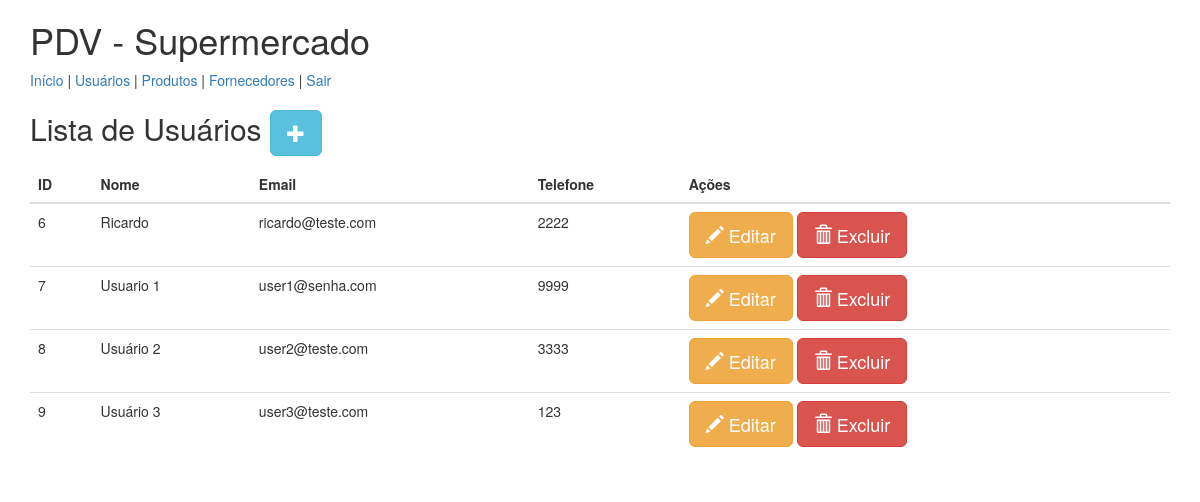
Page /usuarios/index.php on the committed database.
### tables this page shows
CREATE TABLE `usuarios` (
  `id` int(11) NOT NULL,
  `nome` varchar(255) NOT NULL,
  `email` varchar(255) NOT NULL,
  `telefone` varchar(20) NOT NULL,
  `senha` varchar(50) NOT NULL
);

### usuarios/index.php (the view, shortened to what this page needs)
<!DOCTYPE html>
<html lang="en">
<head>
    <link rel="stylesheet" href="https://maxcdn.bootstrapcdn.com/bootstrap/3.3.7/css/bootstrap.min.css">
</head>
<body>
<div class="container mt-5">
    <?php include("../layout/menu.php");?>
    <h2>Lista de Usuários    <a href="adicionar.php" class="btn btn-info btn-lg">
            <span class="glyphicon glyphicon-plus"></span></a></h2>
    <table class="table">
        <thead>
        <tr>
            <th>ID</th>
            <th>Nome</th>
            <th>Email</th>
            <th>Telefone</th>
            <th>Ações</th>
        </tr>
        </thead>
        <tbody>
        <?php
        require_once '../conexao.php';
        $sql = "SELECT * FROM usuarios";
        $stmt = $pdo->query($sql);
        while ($row = $stmt->fetch(PDO::FETCH_ASSOC)) {
            echo "<tr>
                        <td>{$row['id']}</td>
                        <td>{$row['nome']}</td>
                        <td>{$row['email']}</td>
                        <td>{$row['telefone']}</td>
                        <td>
                            <a href='editar.php?id={$row['id']}' class='btn btn-warning btn-lg'>
                                    <span class='glyphicon glyphicon-pencil'></span> Editar </a>
                            <a href='excluir.php?id={$row['id']}' class='btn btn-danger btn-lg'>
                                    <span class='glyphicon glyphicon-trash'></span> Excluir </a>
                        </td>
                      </tr>";
        }
        ?>
        </tbody>
    </table>
</div>
</body>
</html>

### rows in the picture
usuarios: id "6", nome "Ricardo", email "ricardo@teste.com", telefone "2222"
usuarios: id "7", nome "Usuario 1", email "user1@senha.com", telefone "9999"
usuarios: id "8", nome "Usuário 2", email "user2@teste.com", telefone "3333"
usuarios: id "9", nome "Usuário 3", email "user3@teste.com", telefone "123"
